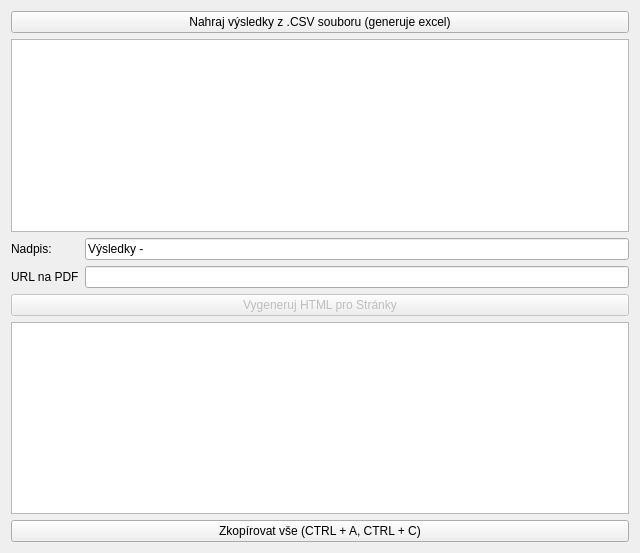
<?xml version="1.0" encoding="UTF-8"?>
<ui version="4.0">
 <class>TeamResultsWindow</class>
 <widget class="QWidget" name="TeamResultsWindow">
  <property name="geometry">
   <rect>
    <x>0</x>
    <y>0</y>
    <width>640</width>
    <height>553</height>
   </rect>
  </property>
  <property name="sizePolicy">
   <sizepolicy hsizetype="Fixed" vsizetype="Fixed">
    <horstretch>0</horstretch>
    <verstretch>0</verstretch>
   </sizepolicy>
  </property>
  <property name="windowTitle">
   <string>Pekelník - Týmové výsledky</string>
  </property>
  <property name="windowIcon">
   <iconset resource="img.qrc">
    <normaloff>:/logo/favicon-32x321.png</normaloff>:/logo/favicon-32x321.png</iconset>
  </property>
  <layout class="QVBoxLayout" name="verticalLayout">
   <item>
    <layout class="QHBoxLayout" name="horizontalLayout">
     <item>
      <widget class="QPushButton" name="loadFromCSV">
       <property name="text">
        <string>Nahraj výsledky z .CSV souboru (generuje excel)</string>
       </property>
      </widget>
     </item>
    </layout>
   </item>
   <item>
    <widget class="QTableView" name="resultsTableV"/>
   </item>
   <item>
    <layout class="QFormLayout" name="formLayout">
     <item row="0" column="0">
      <widget class="QLabel" name="label">
       <property name="text">
        <string>Nadpis:</string>
       </property>
      </widget>
     </item>
     <item row="0" column="1">
      <widget class="QLineEdit" name="highlightEdit">
       <property name="text">
        <string>Výsledky - </string>
       </property>
      </widget>
     </item>
     <item row="1" column="0">
      <widget class="QLabel" name="label_2">
       <property name="text">
        <string>URL na PDF</string>
       </property>
      </widget>
     </item>
     <item row="1" column="1">
      <widget class="QLineEdit" name="pdfUrlEdit"/>
     </item>
    </layout>
   </item>
   <item>
    <layout class="QHBoxLayout" name="horizontalLayout_2">
     <item>
      <widget class="QPushButton" name="generateHtmlBtn">
       <property name="enabled">
        <bool>false</bool>
       </property>
       <property name="text">
        <string>Vygeneruj HTML pro Stránky</string>
       </property>
      </widget>
     </item>
    </layout>
   </item>
   <item>
    <widget class="QPlainTextEdit" name="htmlPText"/>
   </item>
   <item>
    <widget class="QPushButton" name="copyBtn">
     <property name="text">
      <string>Zkopírovat vše (CTRL + A, CTRL + C)</string>
     </property>
    </widget>
   </item>
  </layout>
 </widget>
 <resources>
  <include location="img.qrc"/>
 </resources>
 <connections>
  <connection>
   <sender>copyBtn</sender>
   <signal>clicked()</signal>
   <receiver>htmlPText</receiver>
   <slot>selectAll()</slot>
   <hints>
    <hint type="sourcelabel">
     <x>319</x>
     <y>503</y>
    </hint>
    <hint type="destinationlabel">
     <x>319</x>
     <y>396</y>
    </hint>
   </hints>
  </connection>
  <connection>
   <sender>copyBtn</sender>
   <signal>clicked()</signal>
   <receiver>htmlPText</receiver>
   <slot>copy()</slot>
   <hints>
    <hint type="sourcelabel">
     <x>319</x>
     <y>503</y>
    </hint>
    <hint type="destinationlabel">
     <x>319</x>
     <y>396</y>
    </hint>
   </hints>
  </connection>
 </connections>
</ui>
